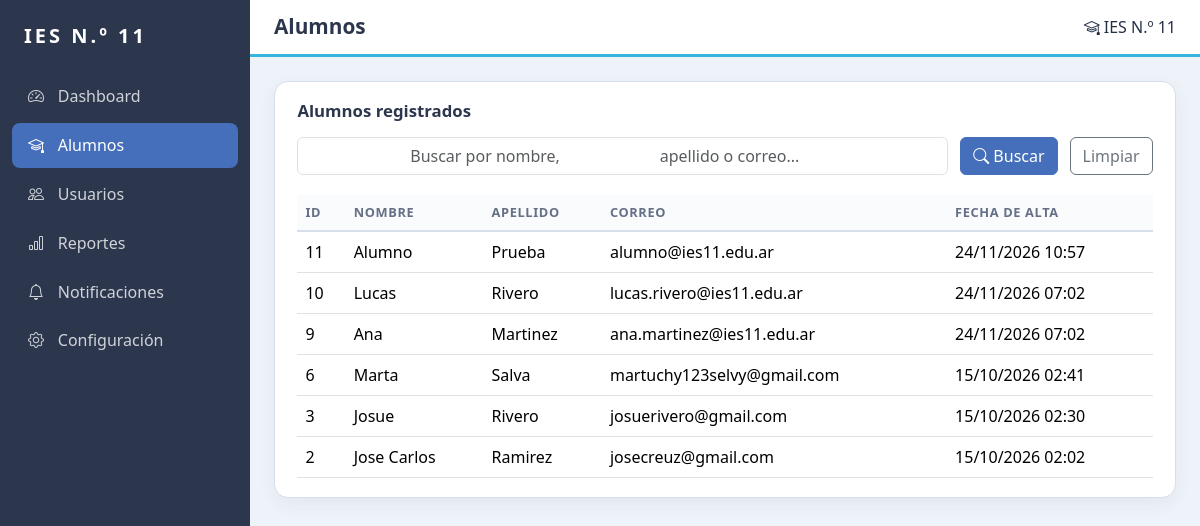
Page /alumnos.php (signed in) on the committed database.
### tables this page shows
CREATE TABLE `alumnos` (
  `id` int(10) UNSIGNED NOT NULL,
  `usuario_id` int(11) DEFAULT NULL,
  `nombre` varchar(60) NOT NULL,
  `apellido` varchar(60) NOT NULL,
  `email` varchar(100) NOT NULL,
  `fecha_registro` timestamp NOT NULL DEFAULT current_timestamp()
);

### config/conexion.php (called while the page is built, shortened)
<?php
if (!function_exists("e")) {
    function e(mixed $texto): string
    {
        return htmlspecialchars(
            (string) $texto,
            ENT_QUOTES,
            "UTF-8"
        );
    }
}

### alumnos.php (the view, shortened to what this page needs)
<?php
require_once "config/conexion.php";
$pagina = "alumnos";
$buscar =
    trim(
        $_GET["buscar"]
        ?? ""
    );
$parametros = [];
$sql =
    "SELECT
        id,
        nombre,
        apellido,
        email,
        fecha_registro
     FROM alumnos";
$sql .=
    " ORDER BY
        fecha_registro DESC,
        id DESC";
$consulta =
    $conexion->prepare(
        $sql
    );
$consulta->execute(
    $parametros
);
$alumnos =
    $consulta->fetchAll();
include "includes/header.php";
include "includes/sidebar.php";
?>
<div class="contenido flex-grow-1">
    <div class="barra-superior">
        <h1 class="titulo-pagina">
            Alumnos
        </h1>
        <span>
            <i class="bi bi-mortarboard"></i>
            IES N.º 11
        </span>
    </div>
    <main class="p-3 p-md-4">
        <div class="tarjeta-panel">
            <h2>
                Alumnos registrados
            </h2>
            <form
                method="GET"
                class="barra-filtros"
            >
                <input
                    type="search"
                    name="buscar"
                    class="
                        form-control
                        buscador
                    "
                    placeholder="
                        Buscar por nombre,
                        apellido o correo..."
                    value="<?= e($buscar) ?>"
                >
                <button
                    type="submit"
                    class="
                        btn
                        boton-principal
                    "
                >
                    <i class="bi bi-search"></i>
                    Buscar
                </button>
                <a
                    href="alumnos.php"
                    class="
                        btn
                        btn-outline-secondary
                    "
                >
                    Limpiar
                </a>
            </form>
            <div class="table-responsive">
                <table
                    class="
                        table
                        table-hover
                        tabla-datos
                    "
                >
                    <thead>
                        <tr>
                            <th>ID</th>
                            <th>Nombre</th>
                            <th>Apellido</th>
                            <th>Correo</th>
                            <th>Fecha de alta</th>
                        </tr>
                    </thead>
                    <tbody>
                    <?php foreach (
                        $alumnos
                        as $alumno
                    ): ?>
                        <tr>
                            <td>
                                <?= $alumno["id"] ?>
                            </td>
                            <td>
                                <?= e(
                                    $alumno["nombre"]
                                ) ?>
                            </td>
                            <td>
                                <?= e(
                                    $alumno["apellido"]
                                ) ?>
                            </td>
                            <td>
                                <?= e(
                                    $alumno["email"]
                                ) ?>
                            </td>
                            <td>
                                <?= date(
                                    "d/m/Y H:i",
                                    strtotime(
                                        $alumno[
                                            "fecha_registro"
                                        ]
                                    )
                                ) ?>
                            </td>
                        </tr>
                    <?php endforeach; ?>
                    </tbody>
                </table>
            </div>
        </div>
    </main>
</div>
</div>
</body>
</html>

### includes/header.php (shortened to what this page needs)
<!DOCTYPE html>
<html lang="es">
<head>
    <link
        href="https://cdn.jsdelivr.net/npm/bootstrap@5.3.3/dist/css/bootstrap.min.css"
        rel="stylesheet"
    >
    <link
        rel="stylesheet"
        href="https://cdn.jsdelivr.net/npm/bootstrap-icons@1.11.3/font/bootstrap-icons.min.css"
    >
    <link
        rel="stylesheet"
        href="assets/css/styles.css"
    >
</head>
<body>
<div class="d-flex">

### includes/sidebar.php (shortened to what this page needs)
<?php
$pagina = $pagina ?? "";
$menu = [
    "inicio" => [
        "dashboard.php",
        "bi-speedometer2",
        "Dashboard"
    ],
    "alumnos" => [
        "alumnos.php",
        "bi-mortarboard",
        "Alumnos"
    ],
    "usuarios" => [
        "usuarios.php",
        "bi-people",
        "Usuarios"
    ],
    "reportes" => [
        "reportes.php",
        "bi-bar-chart",
        "Reportes"
    ],
    "notificaciones" => [
        "notificaciones.php",
        "bi-bell",
        "Notificaciones"
    ],
    "configuracion" => [
        "configuracion.php",
        "bi-gear",
        "Configuración"
    ]
];
?>
<aside
    class="sidebar"
    id="sidebar"
>
    <h5 class="sidebar-titulo">
        IES N.º 11
    </h5>
    <nav class="nav flex-column">
        <?php foreach (
            $menu as
            $clave => [$enlace, $icono, $texto]
        ): ?>
            <a
                class="nav-link
                <?= $pagina === $clave
                    ? "active"
                    : "" ?>"
                href="<?= $enlace ?>"
            >
                <i class="bi <?= $icono ?>"></i>
                <?= e($texto) ?>
            </a>
        <?php endforeach; ?>
    </nav>
</aside>

### assets/css/styles.css (style rules this page uses)
:root { --azul-institucional: #456fbb; --azul-profundo: #2c374e; --azul-medio: #438fca; --celeste-acento: #36b5df; --gris-azulado: #edf3f8; --blanco-suave: #f9fbfd; --texto-principal: #253047; --texto-secundario: #657086; --borde-suave: #d6dfeb; --blanco: #ffffff; --verde: #2f9e77; --rojo: #d64545; }
body { color: var(--texto-principal); background-color: var(--gris-azulado); font-family: "Segoe UI", Arial, sans-serif; }
.sidebar { width: 250px; min-height: 100vh; flex-shrink: 0; padding: 1.5rem 0; background: var(--azul-profundo); }
.sidebar-titulo { margin-bottom: 1.5rem; padding: 0 1.5rem; color: var(--blanco); font-weight: 700; letter-spacing: 0.15em; }
.sidebar .nav-link { margin: 2px 12px; padding: 0.65rem 1rem; color: rgba(255, 255, 255, 0.78); border-radius: 8px; transition: background-color 0.2s, color 0.2s; }
.sidebar .nav-link i { margin-right: 0.6rem; }
.sidebar .nav-link.active { color: var(--blanco); background: var(--azul-institucional); }
.contenido { min-width: 0; min-height: 100vh; }
.barra-superior { display: flex; align-items: center; gap: 1rem; padding: 0.9rem 1.5rem; background: var(--blanco); border-bottom: 3px solid var(--celeste-acento); }
.titulo-pagina { margin: 0 auto 0 0; color: var(--azul-profundo); font-size: 1.3rem; font-weight: 700; }
.tarjeta-panel { height: 100%; padding: 1.2rem 1.4rem; background: var(--blanco); border: 1px solid var(--borde-suave); border-radius: 14px; box-shadow: 0 6px 18px rgba(44, 55, 78, 0.06); }
.tarjeta-panel h2 { margin-bottom: 1rem; color: var(--azul-profundo); font-size: 1.05rem; font-weight: 700; }
.tabla-datos { margin-bottom: 0; }
.tabla-datos thead th { color: var(--texto-secundario); background: var(--blanco-suave); border-bottom: 2px solid var(--borde-suave); font-size: 0.8rem; letter-spacing: 0.05em; text-transform: uppercase; white-space: nowrap; }
.tabla-datos td { vertical-align: middle; }
.barra-filtros { display: flex; flex-wrap: wrap; gap: 0.75rem; margin-bottom: 1.25rem; }
.barra-filtros .buscador { flex: 1 1 260px; }
.boton-principal { color: var(--blanco); background: var(--azul-institucional); border: 1px solid var(--azul-institucional); }
@media (min-width: 992px) { .sidebar { position: sticky; top: 0; align-self: flex-start; height: 100vh; overflow-y: auto; } }

### rows in the picture
alumnos: id "11", nombre "Alumno", apellido "Prueba", email "alumno@ies11.edu.ar", fecha_registro "24/11/2026 10:57"
alumnos: id "10", nombre "Lucas", apellido "Rivero", email "lucas.rivero@ies11.edu.ar", fecha_registro "24/11/2026 07:02"
alumnos: id "9", nombre "Ana", apellido "Martinez", email "ana.martinez@ies11.edu.ar", fecha_registro "24/11/2026 07:02"
alumnos: id "6", nombre "Marta", apellido "Salva", email "martuchy123selvy@gmail.com", fecha_registro "15/10/2026 02:41"
alumnos: id "3", nombre "Josue", apellido "Rivero", email "josuerivero@gmail.com", fecha_registro "15/10/2026 02:30"
alumnos: id "2", nombre "Jose Carlos", apellido "Ramirez", email "josecreuz@gmail.com", fecha_registro "15/10/2026 02:02"

### other values in the picture
$texto "Dashboard"
$texto "Alumnos"
$texto "Usuarios"
$texto "Reportes"
$texto "Notificaciones"
$texto "Configuración"
